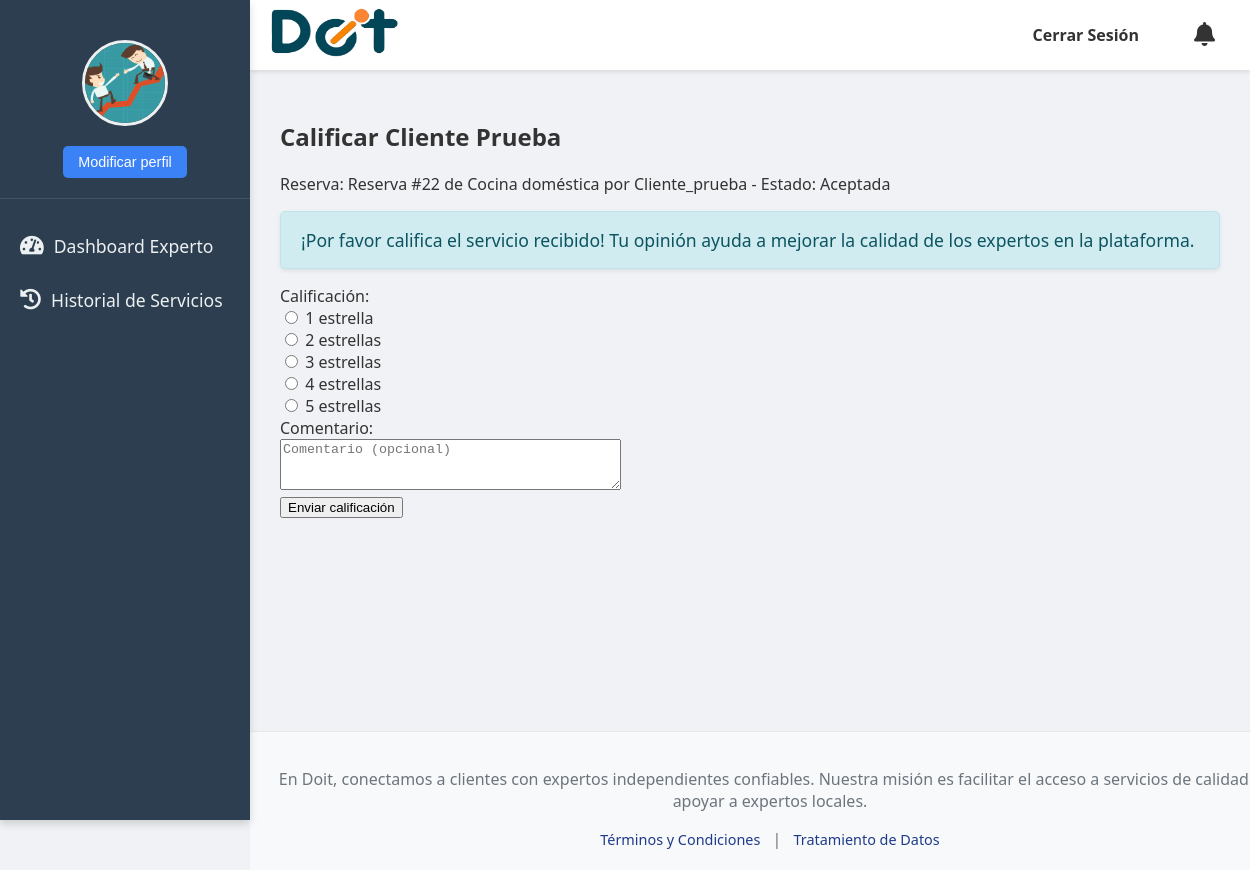
The page /reserva/22/calificar/ (signed in) on the database as committed earlier.
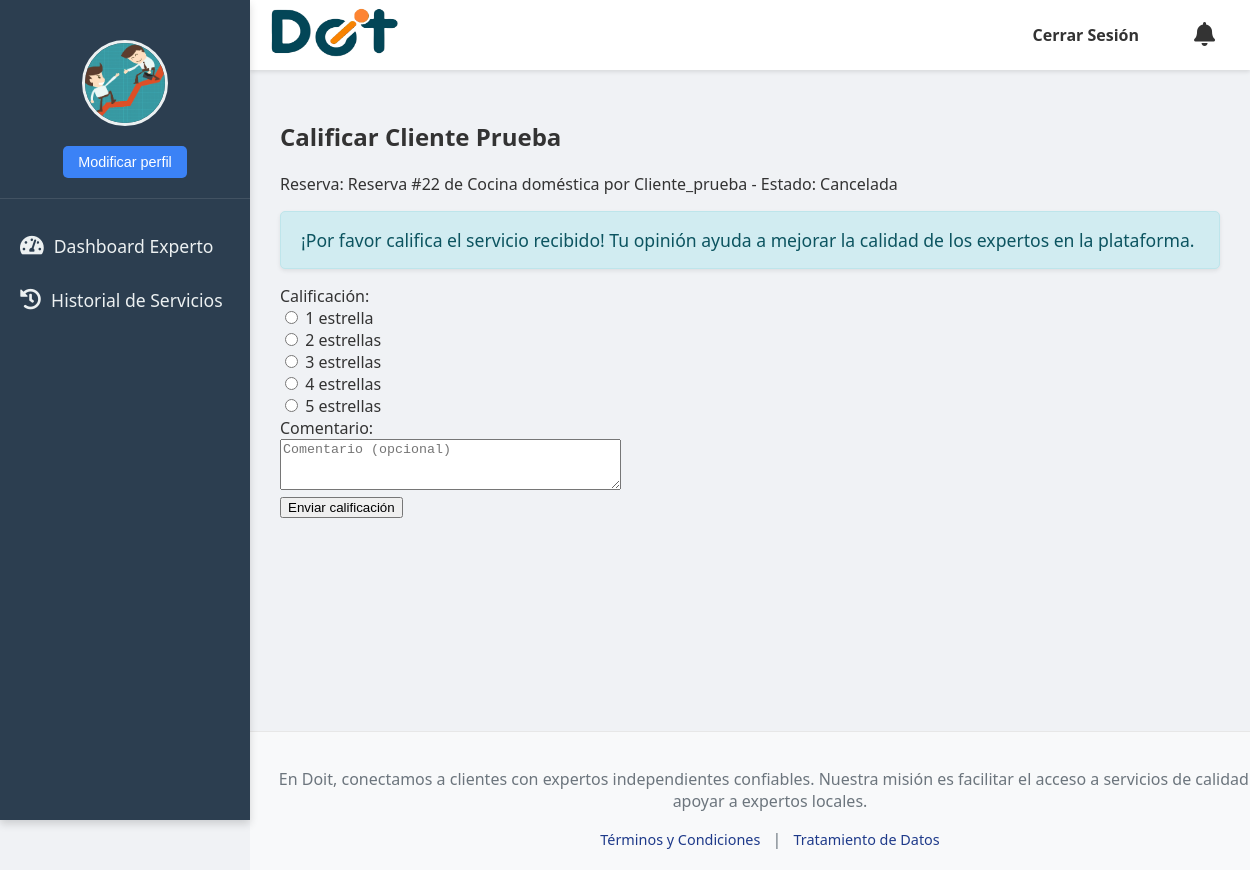
The same page on the database as committed later.
### doit_app/models.py (models this page shows, shortened)
class CustomUser(AbstractUser):
    tipo_usuario_choices = [
        ('cliente', 'Cliente'),
        ('experto', 'Experto'),
    ]
    genero = models.ForeignKey(Genero, on_delete=models.SET_NULL, null=True, blank=True, verbose_name="Género")
    tipo_usuario = models.CharField(max_length=20, choices=tipo_usuario_choices, default='cliente', verbose_name="Tipo de Usuario")
    nacionalidad = models.CharField(max_length=100, blank=True, null=True, verbose_name="Nacionalidad")
    numDoc = models.CharField(max_length=100, unique=True, blank=True, null=True, verbose_name="Número de Documento")
    telefono = models.CharField(max_length=20, blank=True, null=True, verbose_name="Teléfono")
    fechaNacimiento = models.DateField(blank=True, null=True, verbose_name="Fecha de Nacimiento")
    hojaVida = models.CharField(max_length=300, blank=True, null=True, verbose_name="Link Hoja de Vida (URL)")
    hojaVida_file = models.FileField(upload_to='hojas_de_vida/', blank=True, null=True, verbose_name="Archivo de Hoja de Vida")
    foto_perfil = models.ImageField(upload_to='perfil/', null=True, blank=True, verbose_name="Foto de Perfil")
    tipo_documento = models.ForeignKey(TipoDoc, on_delete=models.SET_NULL, null=True, blank=True, verbose_name="Tipo de Documento")
    especialidad = models.ManyToManyField(
        Servicios,
        blank=True,
        verbose_name="Servicios que ofrece el experto"
    )
    direccion = models.CharField(max_length=255, blank=True, null=True, verbose_name="Dirección de Residencia")
    barrio = models.CharField(max_length=100, blank=True, null=True, verbose_name="Barrio")
    documento_identidad_pdf = models.FileField(upload_to='documentos_identidad/', blank=True, null=True, verbose_name="Documento de Identidad (PDF)")
    class Meta:
        verbose_name = "Usuario Personalizado"
        verbose_name_plural = "Usuarios Personalizados"
        app_label = "doit_app"
    def is_usuario_normal(self):
        return self.tipo_usuario == 'cliente'
    def is_experto(self):
        return self.tipo_usuario == 'experto'

class Reserva(models.Model):
    Fecha = models.DateField(verbose_name="Fecha de Reserva")
    Hora = models.TimeField(verbose_name="Hora de Reserva")
    direccion = models.CharField(max_length=255, verbose_name="Dirección del Servicio")
    descripcion = models.TextField(verbose_name="Descripción del Servicio")
    detallesAdicionales = models.TextField(blank=True, null=True, verbose_name="Detalles Adicionales")
    ciudad = models.ForeignKey(Ciudad, on_delete=models.CASCADE, verbose_name="Ciudad del Servicio")
    pais = models.ForeignKey(Pais, on_delete=models.CASCADE, verbose_name="País del Servicio")
    metodoDePago = models.ForeignKey(
        Metodo,
        on_delete=models.SET_NULL,
        null=True,
        blank=True,
        verbose_name="Método de Pago Preferido"
    )
    idUsuario = models.ForeignKey(
        settings.AUTH_USER_MODEL,
        on_delete=models.CASCADE,
        related_name='reservas_realizadas',
        verbose_name="Cliente que Reserva"
    )
    idServicios = models.ForeignKey(Servicios, on_delete=models.CASCADE, verbose_name="Servicio Solicitado")
    idEstado = models.ForeignKey(
        Estado,
        on_delete=models.SET_DEFAULT,
        default=1,
        verbose_name="Estado de la Reserva"
    )
    experto_asignado = models.ForeignKey(
        settings.AUTH_USER_MODEL,
        on_delete=models.SET_NULL,
        null=True,
        blank=True,
        related_name='reservas_aceptadas',
        limit_choices_to={'tipo_usuario': 'experto'},
        verbose_name="Experto Asignado"
    )
    pago_ofrecido = models.DecimalField(
        max_digits=10,
        decimal_places=2,
        blank=True,
        null=True,
        verbose_name="Pago Ofrecido por el Cliente"
    )
    motivo_cancelacion = models.TextField(
        blank=True,
        null=True,
        verbose_name="Motivo de Cancelación"
    )
    servicio_iniciado = models.BooleanField(default=False, verbose_name="Servicio Iniciado")
    servicio_finalizado = models.BooleanField(default=False, verbose_name="Servicio Finalizado")
    comentario_durante_servicio = models.TextField(blank=True, null=True, verbose_name="Comentario del Experto")
    duracion_estimada = models.CharField(max_length=50, null=True, blank=True, verbose_name="duracion del servicio")
    comentario_cliente = models.TextField(blank=True, null=True, verbose_name="Comentario del Cliente")
    creado_en = models.DateTimeField(auto_now_add=True)
    actualizado_en = models.DateTimeField(auto_now=True)
    class Meta:
        verbose_name = "Reserva"
        verbose_name_plural = "Reservas"
        db_table = "Reserva"
        app_label = "doit_app"
    def __str__(self):
        return f"Reserva #{self.id} de {self.idServicios.NombreServicio} por {self.idUsuario.username} - Estado: {self.idEstado.Nombre}"

class Servicios(models.Model):
    NombreServicio = models.CharField(max_length=50, verbose_name="Nombre del servicio")
    idCategorias = models.ForeignKey(Categorias, on_delete=models.CASCADE, verbose_name="Categoría del servicio")
    class Meta:
        verbose_name = "Servicio"
        verbose_name_plural = "Servicios"
        db_table = "Servicios"
        app_label = "doit_app"

class Estado(models.Model):
    Nombre = models.CharField(max_length=50, unique=True, verbose_name="Nombre del estado")
    class Meta:
        verbose_name = "Estado"
        verbose_name_plural = "Estados"
        db_table = "Estado"
        app_label = "doit_app"

### doit_app/views_calificaciones.py (the view)
# urls.py: path('reserva/<int:reserva_id>/calificar/', calificar_reserva, name='calificar_reserva'),
@login_required
def calificar_reserva(request, reserva_id):
    reserva = get_object_or_404(Reserva, id=reserva_id)
    user = request.user
    if user == reserva.idUsuario:
        tipo = 'cliente_a_experto'
        calificado_a = reserva.experto_asignado
        redir = 'principal'
    elif user == reserva.experto_asignado:
        tipo = 'experto_a_cliente'
        calificado_a = reserva.idUsuario
        redir = 'dashboard_experto'
    else:
        messages.error(request, 'No tienes permiso para calificar esta reserva.')
        return redirect('home')
    if Calificaciones.objects.filter(reserva=reserva, calificado_por=user, tipo=tipo).exists():
        messages.info(request, 'Ya has calificado esta reserva.')
        return redirect(redir)
    if request.method == 'POST':
        form = CalificacionForm(request.POST)
        if form.is_valid():
            calificacion = form.save(commit=False)
            calificacion.reserva = reserva
            calificacion.calificado_por = user
            calificacion.calificado_a = calificado_a
            calificacion.tipo = tipo
            calificacion.save()
            messages.success(request, '¡Calificación registrada exitosamente!')
            return redirect(redir)
    else:
        form = CalificacionForm()
    return render(request, 'calificar_reserva.html', {
        'form': form,
        'reserva': reserva,
        'tipo': tipo,
        'calificado_a': calificado_a,
    })

### doit_app/forms.py
class CalificacionForm(forms.ModelForm):
    class Meta:
        model = Calificaciones
        fields = ['puntuacion', 'comentario']
        widgets = {
            'puntuacion': forms.RadioSelect(choices=[(i, f'{i} estrella' if i == 1 else f'{i} estrellas') for i in range(1, 6)]),
            'comentario': forms.Textarea(attrs={'rows': 3, 'placeholder': 'Comentario (opcional)'}),
        }
        labels = {
            'puntuacion': 'Calificación',
            'comentario': 'Comentario',
        }

### doit_app/templates/calificar_reserva.html (shortened to what this page needs)
{% extends 'base.html' %}
{% block content %}
<div class="container mt-4">
    <h2>Calificar {{ calificado_a.get_full_name|default:calificado_a.username }}</h2>
    <p>Reserva: {{ reserva }}</p>
    <div class="alert alert-info" role="alert" style="font-size:1.1em;">
        ¡Por favor califica el servicio recibido! Tu opinión ayuda a mejorar la calidad de los expertos en la plataforma.
    </div>
    <form method="post">
        <div class="mb-3">
            {{ form.puntuacion.label_tag }}<br>
            {{ form.puntuacion }}
        </div>
        <div class="mb-3">
            {{ form.comentario.label_tag }}<br>
            {{ form.comentario }}
        </div>
        <button type="submit" class="btn btn-primary">Enviar calificación</button>
    </form>
</div>
{% endblock %}

### doit_app/templates/base.html (shortened to what this page needs)
<!DOCTYPE html>
<html lang="es">
{% load static %}
<head>
    <link rel="stylesheet" href="{% static 'css/styles.css' %}">
    <link rel="stylesheet" href="https://cdnjs.cloudflare.com/ajax/libs/font-awesome/5.15.4/css/all.min.css">
</head>
<body>
    {% if user.is_authenticated and not user.is_staff and not user.is_superuser %}
    <div id="sidebar">
        <div class="perfil-header">
            <div class="perfil-foto-container">
                {% if user.foto_perfil %}
                    <img src="{{ user.foto_perfil.url }}" alt="Foto de perfil de {{ user.username }}" class="perfil-foto">
                {% else %}
                    <img src="{% static 'images/default_profile.jpg' %}" alt="Foto de perfil por defecto" class="perfil-foto">
                {% endif %}
            </div>
            <div>
                <a href="{% url 'editar_perfil' %}">
                    <button class="modificar-perfil-btn">Modificar perfil</button>
                </a>
            </div>
        </div>
        <ul class="list-unstyled components">
            {% if user.is_authenticated and user.is_experto %}
                <li><a href="{% url 'dashboard_experto' %}"><i class="fas fa-tachometer-alt"></i> Dashboard Experto</a></li>
                <li><a href="{% url 'historial_experto' %}"><i class="fas fa-history"></i> Historial de Servicios</a></li>
            {% endif %}
        </ul>
    </div>
    {% endif %}
    <div id="content-wrapper">
        <header>
            <nav class="navbar navbar-light bg-light">
                <div class="logo">
                    {% if user.is_authenticated %}
                        {% if user.is_usuario_normal %}
                            <a href="{% url 'principal' %}">
                                <img src="{% static 'images/Doit_logo.png' %}" alt="Logo Doit" width="130">
                            </a>
                        {% elif user.is_experto %}
                            <a href="{% url 'dashboard_experto' %}">
                                <img src="{% static 'images/Doit_logo.png' %}" alt="Logo Doit" width="130">
                            </a>
                        {% elif user.is_superuser %}
                            <a href="{% url 'admin_principal' %}">
                                <img src="{% static 'images/Doit_logo.png' %}" alt="Logo Doit" width="130">
                            </a>
                        {% else %}
                             <a href="{% url 'home' %}">
                                <img src="{% static 'images/Doit_logo.png' %}" alt="Logo Doit" width="130">
                            </a>
                        {% endif %}
                    {% else %}
                        <a href="{% url 'home' %}">
                            <img src="{% static 'images/Doit_logo.png' %}" alt="Logo Doit" width="130">
                        </a>
                    {% endif %}
                </div>
                <ul class="nav-links">
                    {% if user.is_authenticated %}
                        <li><a href="{% url 'user_logout' %}">Cerrar Sesión</a></li>
                    {% else %}
                        <li><a href="{% url 'login' %}">Iniciar Sesión</a></li>
                        <li><a href="{% url 'registrarse' %}">Registrarse</a></li>
                    {% endif %}
                    <li style="position:relative;">
                        <a href="{% url 'notificaciones' %}" id="notificaciones-link" style="position:relative;">
                            <i class="fa fa-bell" style="font-size:1.5em;"></i>
                        </a>
                    </li>
                </ul>
            </nav>
        </header>
        <main>
            {% block content %}
            {% endblock %}
        </main>
        <footer>
            <p> En Doit, conectamos a clientes con expertos independientes confiables. Nuestra misión es facilitar el acceso a servicios de calidad y apoyar a expertos locales. </p>
            <div class="footer-links">
                <a href="{% url 'terminos_condiciones' %}">Términos y Condiciones</a> |
                <a href="{% url 'tratamiento_datos' %}">Tratamiento de Datos</a>
            </div>
        </footer>
    </div>
</body>
</html>

### static/css/styles.css (style rules this page uses)
:root { --sidebar-width: 250px; --header-height: 70px; --sidebar-bg-color: #2c3e50; --sidebar-text-color: #ecf0f1; --sidebar-hover-bg-color: #34495e; --header-bg-color: #ffffff; --footer-bg-color: #f8f9fa; --main-content-bg-color: #f0f2f5; --primary-blue: #1e3a8a; --secondary-blue: #3b82f6; --alert-info-bg: #d1ecf1; --alert-info-border: #bee5eb; --alert-info-text: #0c5460; --alert-success-bg: #d4edda; --alert-success-border: #c3e6cb; --alert-success-text: #155724; --alert-danger-bg: #f8d7da; --alert-danger-border: #f5c6cb; --alert-danger-text: #721c24; --alert-warning-bg: #fff3cd; --alert-warning-border: #ffeeba; --alert-warning-text: #856404; --shadow-light: 0 2px 4px rgba(0, 0, 0, 0.1); --shadow-medium: 0 4px 8px rgba(0, 0, 0, 0.15); --border-radius-base: 5px; }
html, body { margin: 0; padding: 0; font-family: 'Segoe UI', Arial, sans-serif; background-color: var(--main-content-bg-color); color: #333; }
body { display: flex; min-height: 100vh; }
#sidebar { width: var(--sidebar-width); min-height: 100vh; background-color: var(--sidebar-bg-color); color: var(--sidebar-text-color); overflow-y: auto; padding-top: 20px; position: fixed; z-index: 101; top: 0; left: 0; box-shadow: var(--shadow-medium); }
#sidebar .perfil-header { display: flex; flex-direction: column; align-items: center; padding: 20px 10px; margin-bottom: 20px; border-bottom: 1px solid rgba(255, 255, 255, 0.1); }
#sidebar .perfil-foto-container { width: 80px; height: 80px; border-radius: 50%; overflow: hidden; margin-bottom: 10px; border: 3px solid var(--sidebar-text-color); }
#sidebar .perfil-foto { width: 100%; height: 100%; object-fit: cover; }
#sidebar .modificar-perfil-btn { background-color: var(--secondary-blue); color: white; border: none; padding: 8px 15px; border-radius: var(--border-radius-base); cursor: pointer; font-size: 0.9em; transition: background-color 0.2s ease; margin-top: 10px; }
#sidebar ul.list-unstyled { list-style-type: none; padding: 0; margin: 0; }
#sidebar ul.list-unstyled li a { padding: 15px 20px; display: block; color: var(--sidebar-text-color); text-decoration: none; transition: background-color 0.2s; font-size: 1.1em; display: flex; align-items: center; }
#sidebar ul.list-unstyled li a i { margin-right: 10px; font-size: 1.2em; }
header { position: fixed; top: 0; left: var(--sidebar-width); width: calc(100% - var(--sidebar-width)); height: var(--header-height); background-color: var(--header-bg-color); box-shadow: var(--shadow-light); z-index: 100; display: flex; align-items: center; }
header nav { display: flex; justify-content: space-between; align-items: center; width: 100%; padding: 0 20px; }
header .logo img { height: 50px; }
header .nav-links { list-style: none; margin: 0; padding: 0; display: flex; align-items: center; }
header .nav-links li { margin-left: 25px; }
header .nav-links a { text-decoration: none; color: #333; font-weight: 600; padding: 8px 15px; border-radius: var(--border-radius-base); transition: background-color 0.3s ease, color 0.3s ease; }
#content-wrapper { flex-grow: 1; margin-left: var(--sidebar-width); padding-top: var(--header-height); min-height: 100vh; display: flex; flex-direction: column; }
main { flex-grow: 1; padding: 30px; background-color: var(--main-content-bg-color); }
footer { width: 100%; padding: 20px; background-color: var(--footer-bg-color); text-align: center; color: #6c757d; margin-top: auto; border-top: 1px solid #e7e7e7; }
.footer-links { margin-top: 10px; }
.footer-links a { color: var(--primary-blue); text-decoration: none; margin: 0 8px; font-size: 0.9em; }
.alert { padding: 15px 20px; margin-bottom: 1rem; border: 1px solid transparent; border-radius: var(--border-radius-base); font-size: 1rem; line-height: 1.5; display: flex; align-items: center; gap: 12px; box-shadow: 0 2px 4px rgba(0,0,0,0.08); }
.alert-info { color: var(--alert-info-text); background-color: var(--alert-info-bg); border-color: var(--alert-info-border); }

Rows that differ between the two databases and show on the page:
changed Reserva: id+idServicios+idUsuario "Reserva #22 de Cocina doméstica por Cliente_prueba - Estado: Aceptada" → "Reserva #22 de Cocina doméstica por Cliente_prueba - Estado: Cancelada"
